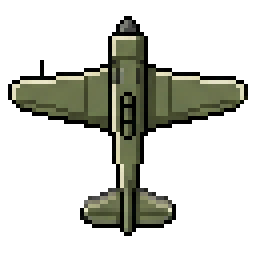
#> input picture assets/art/player_la5.png, 64 x 64 px (shown 4 times larger)
$ python build_app_icon.py
#> lines starting #> are read from the running program, lines starting #| are printed output that depends on the picture
#!/usr/bin/env python3
# build_app_icon.py
# Purpose: M10 (bug 1) — иконка приложения из УЖЕ сгенерированного арта Ла-5.
#          Владелец: «изображение Ла-5 на иконке не соответствует тому, что сейчас в игре».
#          Раньше иконкой был плоский вектор icon.svg (снят с производства в M7), теперь
#          иконка собирается из того же PNG, что рисуется в игре — assets/art/player_la5.png.
#          Генераций SpriteCook НЕ требуется: 0 кредитов, только целочисленный масштаб
#          пиксель-арта (AGENTS «Art pipeline»: дробный масштаб запрещён).
#
#          Состав (все файлы кладутся в assets/art/, ключ GDD — app_icon):
#            app_icon.png                     512×512  фон неба + самолёт 6×  (application/config/icon)
#            app_icon_192.png                 192×192  фон неба + самолёт 3×  (legacy launcher, API 24–25)
#            app_icon_adaptive_fg_432.png     432×432  прозрачный фон + самолёт 4× (adaptive foreground)
#            app_icon_adaptive_bg_432.png     432×432  сплошное небо (adaptive background)
#          Adaptive-слои обязательны: realme 11 (Android 15) кроит legacy-иконку в маску и
#          подставляет белую подложку. Безопасная зона adaptive — центральные 66 % канвы
#          (285 px из 432): самолёт 4× = 240×220 по контенту, вписывается с запасом.
#
#          Палитра — ArtStyle: SKY #8fa6b2. Других цветов нет: иконка не должна вводить
#          новую палитру рядом с игрой.
# Usage: python tools/build_app_icon.py   (идемпотентно, перезаписывает файлы)
# Author: Technical Artist Agent (M10)
from pathlib import Path

from PIL import Image

ROOT = Path(__file__).resolve().parent.parent
SRC = ROOT / "assets" / "art" / "player_la5.png"
OUT_DIR = ROOT / "assets" / "art"

# ArtStyle.SKY (#8fa6b2) — единственный цвет фона иконки.
SKY = (0x8F, 0xA6, 0xB2, 0xFF)

# (файл, размер канвы, целочисленный масштаб спрайта, рисовать ли небо)
# 192 (legacy, API 24–25): 2× = 120 px контента из 192 (62 %) — тот же воздушный запас, что
# у adaptive-слоя (240 из 432, 55 %). При 3× самолёт занимал 94 % кадра, крылья упирались
# в край и лаунчер с закруглением мог их подрезать.
VARIANTS = [
    ("app_icon.png", 512, 6, True),
    ("app_icon_192.png", 192, 2, True),
    ("app_icon_adaptive_fg_432.png", 432, 4, False),
    ("app_icon_adaptive_bg_432.png", 432, 0, True),
]


def load_sprite() -> Image.Image:
    if not SRC.exists():
        raise SystemExit(f"нет исходного арта: {SRC}")
    sprite = Image.open(SRC).convert("RGBA")
#> sprite is the input picture: PIL image 64x64 RGBA; mean R, G, B, A 56, 59.2, 43.2, 72
    if sprite.size != (64, 64):
        raise SystemExit(f"ожидался спрайт 64×64, получен {sprite.size}")
    if sprite.getbbox() is None:
        raise SystemExit("спрайт полностью прозрачный")
    return sprite


def compose(sprite: Image.Image, canvas: int, scale: int, draw_sky: bool) -> Image.Image:
    bg = Image.new("RGBA", (canvas, canvas), SKY if draw_sky else (0, 0, 0, 0))
    if scale == 0:
        return bg  # только подложка (adaptive background)
    scaled = sprite.resize((64 * scale, 64 * scale), Image.NEAREST)
    box = scaled.getbbox()
    if box is None:
        raise SystemExit("масштабированный спрайт пуст")
    # Центр по КОНТЕНТУ, а не по канве спрайта: у Ла-5 поля сверху/снизу разные
    # (bbox 2,4–62,59), иначе самолёт уезжает вправо-вниз на 8–20 px.
    content_w = box[2] - box[0]
    content_h = box[3] - box[1]
    offset_x = (canvas - content_w) // 2 - box[0]
    offset_y = (canvas - content_h) // 2 - box[1]
    bg.alpha_composite(scaled, (offset_x, offset_y))
    return bg


def main() -> None:
    sprite = load_sprite()
    for name, canvas, scale, draw_sky in VARIANTS:
        image = compose(sprite, canvas, scale, draw_sky)
        path = OUT_DIR / name
        image.save(path, "PNG", optimize=True)
        bbox = image.getbbox()
        print(f"{path.relative_to(ROOT)} {image.size} bbox={bbox} {path.stat().st_size} B")
#> this loop made 1 pass
#> (box in compose, content_w in compose, content_h in compose, offset_x in compose, offset_y in compose, bbox) on pass 1: ((12, 24, 372, 354), 360, 330, 64, 67, (0, 0, 512, 512))
#> pass 1, in compose, `bg = Image.new("RGBA", (canvas, canvas), SKY if draw_sky else (0, 0, 0..`:
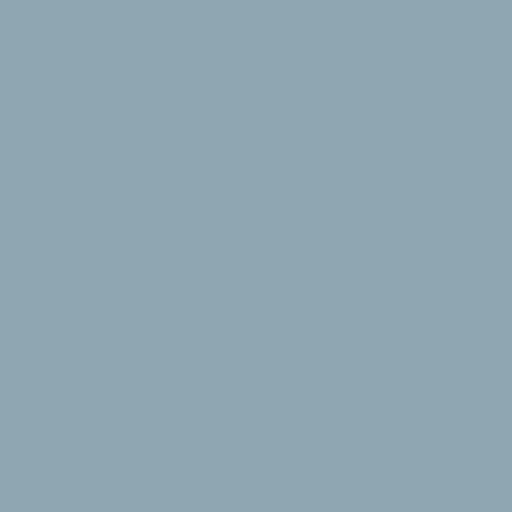
#> bg: PIL image 512x512 RGBA; mean R, G, B, A 143, 166, 178, 255
#> pass 1, in compose, `scaled = sprite.resize((64 * scale, 64 * scale), Image.NEAREST)`:
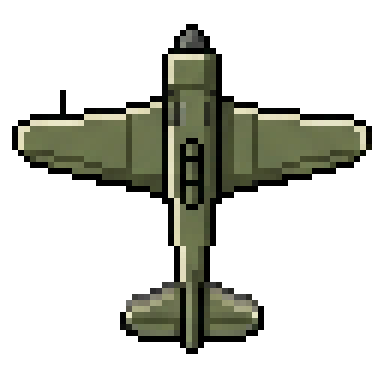
#> scaled: PIL image 384x384 RGBA; mean R, G, B, A 56, 59.2, 43.2, 72; transparent parts drawn white
#> pass 1, in main, `image = compose(sprite, canvas, scale, draw_sky)`:
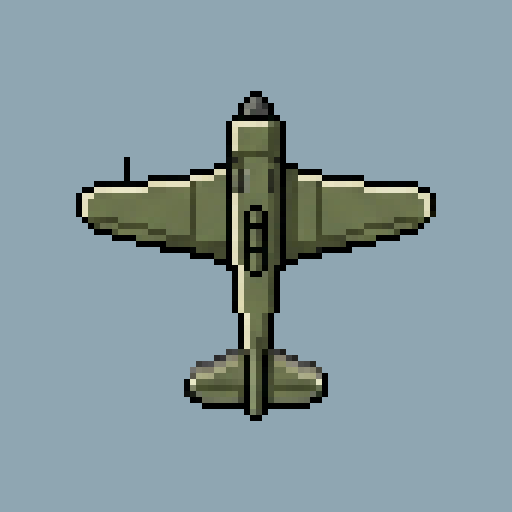
#> image: PIL image 512x512 RGBA; mean R, G, B, A 133.4, 153.5, 159.7, 255


if __name__ == "__main__":
#> (the run stopped early here; a loop or call above may not have finished)

$ run again, with assets/art/enemy_bf109.png copied over assets/art/player_la5.png
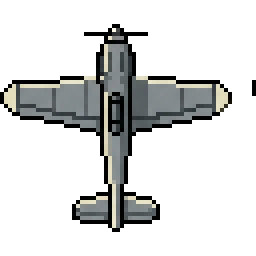
#> input picture assets/art/enemy_bf109.png, 64 x 64 px (shown 4 times larger)
#> in load_sprite, sprite is the input picture: PIL image 64x64 RGBA; mean R, G, B, A 65.9, 68.5, 66.1, 64.2
#> the loop in main, `for name, canvas, scale, draw_sky in VARIANTS:` made 1 pass
#> (box in compose, content_w in compose, content_h in compose, offset_x in compose, offset_y in compose, bbox) on pass 1: ((0, 36, 384, 348), 384, 312, 64, 64, (0, 0, 512, 512))
#> pass 1, in compose, `scaled = sprite.resize((64 * scale, 64 * scale), Image.NEAREST)`:
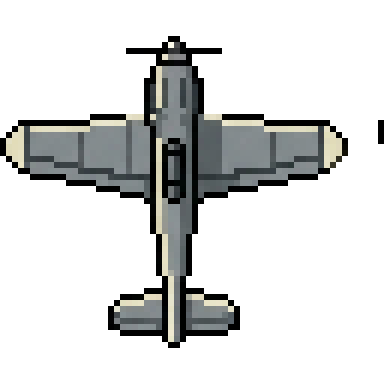
#> scaled: PIL image 384x384 RGBA; mean R, G, B, A 65.9, 68.5, 66.1, 64.2; transparent parts drawn white
#> pass 1, in main, `image = compose(sprite, canvas, scale, draw_sky)`:
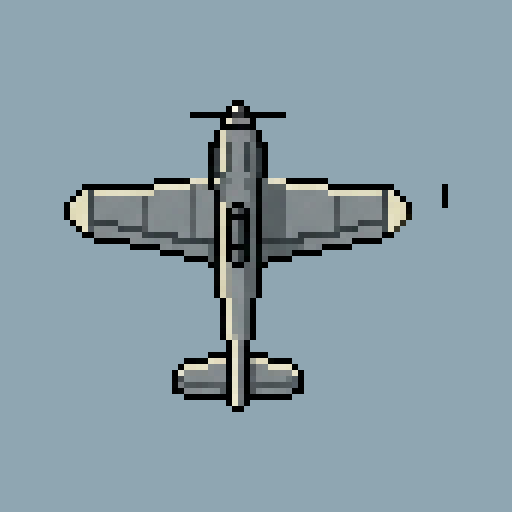
#> image: PIL image 512x512 RGBA; mean R, G, B, A 136.1, 156.4, 166.4, 255
